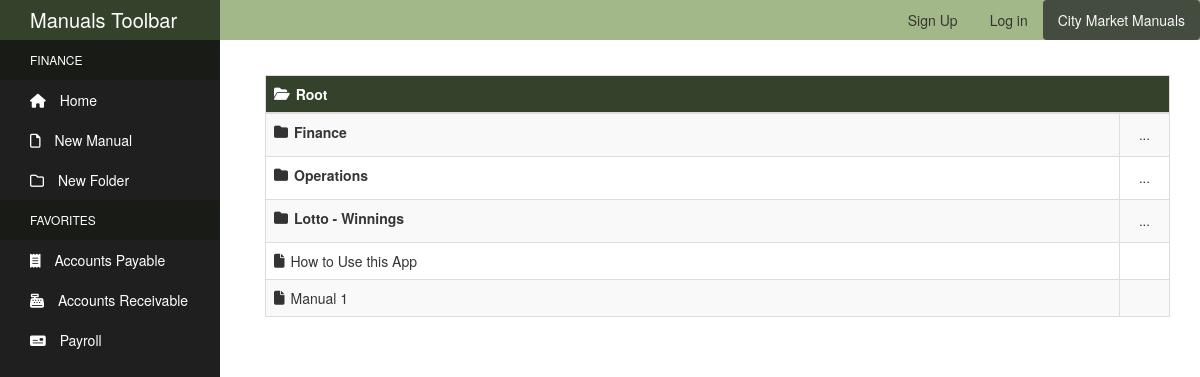
The app's page /, older data.
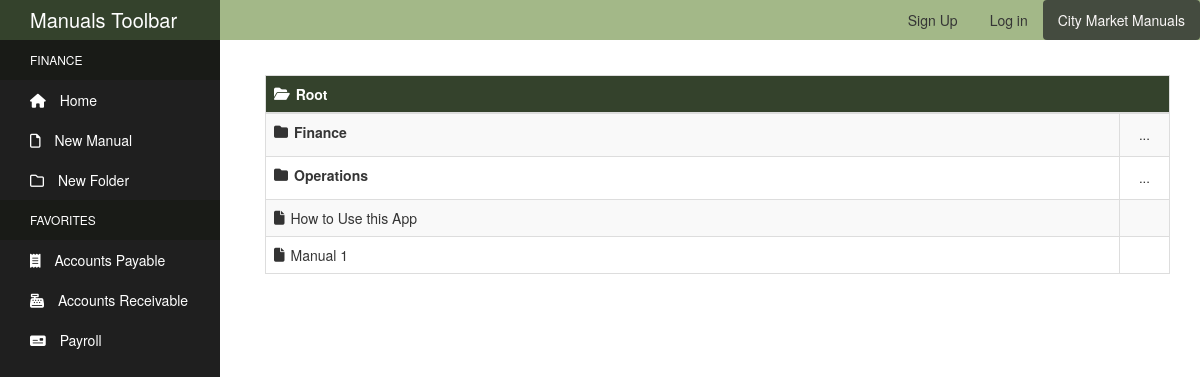
The same page, newer data.
### manuals/models.py (models this page shows, shortened)
class Directory(MPTTModel):
    name = models.CharField(max_length=50, unique=True)
    created_by = models.ForeignKey(User, null=True, on_delete=models.SET_NULL)
    parent = TreeForeignKey(
    'self',
    null=True,
    blank=True,
    related_name='children',
    on_delete=models.CASCADE
    )
    class MPTTMeta:
        order_insertion_by: ['name']
    class Meta:
        verbose_name = 'Directory'
        verbose_name_plural = 'Directories'

class Manual(models.Model):
    title = models.CharField(max_length=100)
    author = models.ForeignKey(User, null=True, on_delete=models.SET_NULL)
    content = models.TextField()
    tags = models.CharField(max_length=150)
    pub_date = models.DateTimeField('Date Published', auto_now_add=True)
    last_update = models.DateTimeField('Last Update', auto_now=True)
    is_archived = models.BooleanField(default=False)
    folder = TreeForeignKey(
    'Directory',
    default=1,
    related_name='manuals',
    on_delete=models.CASCADE
    )

### manuals/views.py (the view)
# urls.py: path('', views.index, name='index'),
def index(request):
    if request.method == 'GET':
        dir_id = int(request.GET.get('dir_id', default=1))
        current_folder = Directory.objects.get(pk=dir_id)
        children = current_folder.get_children()
        ancestors = current_folder.get_ancestors()
        manuals = current_folder.manuals.all()
        directories = {
            'directories': children,
            'current_folder': current_folder,
            'ancestors': ancestors,
            'manuals': manuals,
        }
        if request.is_ajax():
            return render(request, 'manuals/index_ajax.html', directories)
        else:
            return render(request, 'manuals/index.html', directories)

### manuals_site/my_processors/my_context.py (called while the page is built)
def custom_message_processor(request):
    messages = []
    uniq_messages = []
    for m in get_messages(request):
        if m.message not in messages:
            messages.append(m.message)
            uniq_messages.append(m)
    return {'messages': uniq_messages}

### manuals/templates/manuals/index.html (shortened to what this page needs)
{% extends "manuals/header.html" %}
{% block content %}
{% load static %}
{% load mptt_tags %}
    <div class="container-fluid" id="dir-table">
        {% include "manuals/index_ajax.html" %}
    </div>
{% endblock %}

### manuals/templates/manuals/header.html (shortened to what this page needs)
<!DOCTYPE html>
<html lang="en">
<head>
    {% load static %}
    <link rel="stylesheet" type="text/css" href="{% static 'manuals/css/bootstrap.css' %}">
    <link rel="stylesheet" type="text/css" href="{% static 'manuals/css/styles.css' %}">
    <link rel="stylesheet" href="https://cdnjs.cloudflare.com/ajax/libs/font-awesome/4.7.0/css/font-awesome.min.css">
</head>
<body>
    <ul class="nav nav-pills">
            <li role="presentation" class="active"><a href="{% url 'index' %}">City Market Manuals</a></li>
            {% if user.is_authenticated %}
              <li role="presentation"><a href="{% url 'logout' %}">Log out</a></li>
              <li role="presentation"><a href="{% url 'profile' %}">{{ user.username }}</a></li>
            {% else %}
              <li role="presentation"><a href="{% url 'login' %}">Log in</a></li>
              <li role="presentation"><a href="{% url 'register' %}">Sign Up</a></li>
            {% endif %}
    </ul>
    <div class="sidebar-container">
            <div class="sidebar-logo">
              Manuals Toolbar
            </div>
            <ul class="sidebar-navigation">
              <li class="header">Finance</li>
              <li>
                <a href="{% url 'index' %}">
                  <i class="fa fa-home" aria-hidden="true"></i> Home
                </a>
              </li>
              <li>
                <a id="new-manual" href="{% url 'manual-create' %}">
                  <i class="far fa-file" aria-hidden="true"></i> New Manual
                </a>
              </li>
              <li>
                <a id="new-dir" href="#">
                  <i class="far fa-folder" aria-hidden="true"></i> New Folder
                </a>
              </li>
              <li class="header">Favorites</li>
              <li>
                <a href="#">
                  <i class="fas fa-receipt" aria-hidden="true"></i> Accounts Payable
                </a>
              </li>
              <li>
                <a href="#">
                  <i class="fas fa-cash-register" aria-hidden="true"></i> Accounts Receivable
                </a>
              </li>
              <li>
                <a href="#">
                  <i class="fas fa-money-check" aria-hidden="true"></i> Payroll
                </a>
              </li>
            </ul>
          </div>
          <div class="content-container">
            <div class="container-fluid">
              {% block content %}
              {% endblock %}
            </div>
          </div>
</body>
</html>

### manuals/templates/manuals/index_ajax.html (shortened to what this page needs)
{% load static %}
{% load mptt_tags %}
<table class="table table-striped table-bordered table-hover">
    <thead class="thead-dark">
    <tr>
        <th colspan="2" scope="col" class="file-root" id="pk-{{ current_folder.id }}">
            <strong>{{ current_folder.name }}</strong>
        </th>
    </tr>
    </thead>
    <tbody>
    {% for directory in directories %}
        {% if not directory.name == "Root" %}
            <tr>
                <td class="file-folder col-main">
                    <strong><a class="folder" id="pk-{{ directory.id }}"  href="#">{{ directory.name }}</a></strong>
                </td>
                <td class="col-secondary">
                    <div class="folder-dropdown">
                        <a class="btn btn-sm btn-drop" href="#">...</a>
                    </div>
                </td>
            </tr>
        {% endif %}
    {% endfor %}
    {% for manual in manuals %}
        <tr>
            <td class="file-file"><a href="{% url 'manual-detail' manual.id %}">{{ manual.title }}</a></td>
            <td></td>
        </tr>
    {% endfor %}
    </tbody>
</table>

### manuals/static/manuals/css/styles.css (style rules this page uses)
.sidebar-container { position: fixed; width: 220px; height: 100%; left: 0; overflow-x: hidden; overflow-y: auto; background: #1f1f1f; color: #fff; z-index: 1; top: 0; }
.sidebar-logo { padding: 6px 15px 5px 30px; font-size: 20px; background-color: rgb(52, 66, 44); }
.sidebar-navigation { padding: 0; margin: 0; list-style-type: none; position: relative; }
.sidebar-navigation li { background-color: transparent; position: relative; display: inline-block; width: 100%; line-height: 20px; }
.sidebar-navigation li a { padding: 10px 15px 10px 30px; display: block; color: #fff; }
.sidebar-navigation li .fa { margin-right: 10px; }
.sidebar-navigation li .far { margin-right: 10px; }
.sidebar-navigation li .fas { margin-right: 10px; }
.sidebar-navigation .header { font-size: 12px; text-transform: uppercase; background-color: #191b17; padding: 10px 15px 10px 30px; }
.sidebar-navigation .header::before { background-color: transparent; }
.content-container { padding-left: 235px; margin-top: 30px; padding-top: 45px; }
.nav-pills { width: 100%; position: fixed; top: 0; }
.thead-dark { color: #fff; background-color:rgb(52, 66, 44); border-color:#1c2412; }
.file-root::before { content: '\f07c'; font-family: "fontawesome"; font-size: 14px; font-weight: 900; float: left; margin-right: 6px; }
.file-folder::before { content: '\f07b'; font-family: "fontawesome"; font-size: 14px; float: left; margin-right: 6px; }
.file-file::before { content: '\f15b'; font-family: "fontawesome"; font-size: 14px; float: left; margin-right: 6px; }
.col-main { width: 95%; }
.col-secondary { width: 5%; }
.btn-drop { font-size: 10pt; padding-top: 2px; padding-bottom: 2px; }
.folder-dropdown { position: relative; display: inline-block; }

Row changes from the older to the newer data that the page shows:
removed Directory: name "Lotto - Winnings"
